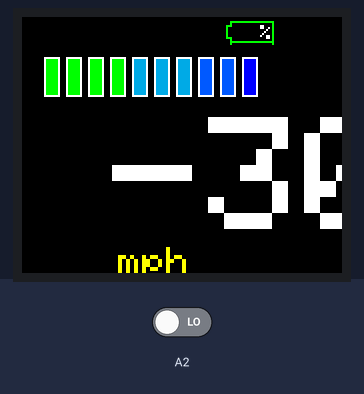
A sketch run on a simulated Arduino Uno, built with avr-gcc and run on an emulated ATmega328P. On the bench: 160×128 colour display. The inputs (shaded band) are chosen by the test bench; at power-on: A2 LOW. EEPROM starts erased; what the sketch prints to the serial monitor is not drawn.

Above: at 0.1 s.

The sketch:

speedometerRxV2.ino.ino
```cpp
#include <EEPROM.h>
#include <TFT.h> // Arduino LCD library
#include <SPI.h>
#include <SoftwareSerial.h>
SoftwareSerial BTserial(3, 4); // RX | TX
// pin defines
#define cs   10
#define dc   8
#define rst  9

TFT tft = TFT(cs, dc, rst);
volatile byte halfRev,revCount;       //  VOLATILE DATA TYPE TO STORE REVOLUTIONS
unsigned long int rpm;  //  DEFINE RPM AND MAXIMUM RPM
unsigned long time;         //  DEFINE TIME TAKEN TO COVER ONE REVOLUTION
int mph = 0;             //  A VARIABLE TO DETERMINE WHETHER THE LCD NEEDS TO BE CLEARED OR NOT
long prevTime = 0;       //  STORE IDLE TIME TO TOGGLE MENU
char mphPrintout[4];
char distPrintout[4];
String mphChar = "";
String distChar = "";
volatile int distance,prevDist=71,finalDist;      //recorded distance
int cruise;
String prevMph = "";
int voltPercent,prevPercent;
long voltage=69;

long readVcc(long voltage)
{ long result; // Read 1.1V reference against AVcc
ADMUX = _BV(REFS0) | _BV(MUX3) | _BV(MUX2) | _BV(MUX1);
delay(2); // Wait for Vref to settle
ADCSRA |= _BV(ADSC); // Convert
while (bit_is_set(ADCSRA,ADSC));
result = ADCL;
result |= ADCH<<8;
result = 1126400L / result; // Back-calculate AVcc in mV return result;
voltage = result;
return voltage;
}
void setup()
{
  pinMode(A2, INPUT);
  BTserial.begin(9600);

  Serial.begin(115200);
  tft.begin();
  tft.background(0, 0, 0); // clear the screen with a black background
  tft.setRotation(4);
  tft.setTextSize(2);
  tft.setCursor(48, 115);
  tft.stroke(255, 255, 0);
  tft.print("mph");
  tft.stroke(0, 255, 0);
  tft.line(105,2,125,2);        //battery icon
  tft.line(105,12,125,12);
  tft.line(125,2,125,13);
  tft.line(104,2,104,4);
  tft.line(104,13,104,11);
  tft.line(102,4,105,4);
  tft.line(102,10,105,10);
  tft.line(102,4,102,10);
  tft.setCursor(119,4);
  tft.setTextSize(1);
  tft.stroke(255,255,255);
  tft.print("%");                 //battery icon
  //prevDistance = EEPROM.read(0);


  halfRev = 0;
  rpm = 0;
  time = 0;
  prevTime = 0;

 // EEPROM.write(0,71);

}
void loop()
{
  //Serial.println(digitalRead(A2));
  while(BTserial.available())
  BTserial.read();
  clearScreen();
  calculateMph();
  //calculateDist();
  setCursor();
  tft.stroke(255, 255, 255);
  tft.setTextSize(8);    //use to be 8
  mphChar=String(mph);
  mphChar.toCharArray(mphPrintout, 4);
  printBars();
  tft.print(mphPrintout);

  //readVcc(voltage);
  //displayVoltage();
  saveData();
  Serial.println(voltage);
  delay(500);
}
void clearScreen()
{
  tft.stroke(0, 0, 0);
  tft.setTextSize(8);
  if (mphChar.length()==2)
  {
    tft.text(mphPrintout, 16, 50);
  }
  else
  {
    tft.text(mphPrintout, 45, 50);
  }
  tft.fill(0,0,0);        //clear battery percentage
  tft.rect(105,3,13,9);
}
void setCursor()
{
  if ( mphChar.length()==2)
  {
    tft.setCursor(16, 50);
  }
  else
  {
    tft.setCursor(45, 50);
  }
}
void displayVoltage()
{
  float anotherFloat = 0.10;                  // arduino measurement is about 90% accurate
  voltage = voltage - anotherFloat;          // and it's 10% more than multimeter reading
  float voltDiff = voltage - 3.00;      // Current voltage - minimum voltage
    if ( voltDiff<1.2)
  {
    voltPercent=99;
    if (voltDiff>=0.94&&voltDiff<=0.96)
    {
      voltPercent=95;
    }
  }
   if ( voltDiff<0.91)
  {
    voltPercent=90;
    if (voltDiff>=0.84&&voltDiff<=0.86)
    {
      voltPercent=85;
    }
  }
   if ( voltDiff<0.81)
  {
    voltPercent=80;
    if (voltDiff>=0.74&&voltDiff<=0.76)
    {
      voltPercent=75;
    }
  }
    if ( voltDiff<0.71)
  {
    voltPercent=70;
     if (voltDiff>=0.64&&voltDiff<=0.66)
    {
      voltPercent=65;
    }
  }
   if ( voltDiff<0.61)
  {
    voltPercent=60;
     if (voltDiff>=0.54&&voltDiff<=0.56)
    {
      voltPercent=55;
    }
  }
  if ( voltDiff<0.51)
  {
    voltPercent=50;
     if (voltDiff>=0.44&&voltDiff<=0.46)
    {
      voltPercent=45;
    }
  }
  if ( voltDiff<0.41)
  {
    voltPercent=40;
     if (voltDiff>=0.34&&voltDiff<=0.36)
    {
      voltPercent=35;
    }
  }
   if ( voltDiff<0.31)
  {
    voltPercent=30;
     if (voltDiff>=0.24&&voltDiff<=0.26)
    {
      voltPercent=25;
    }
  }
  if ( voltDiff<0.21)
  {
    voltPercent=20;
     if (voltDiff>=0.14&&voltDiff<=0.16)
    {
      voltPercent=15;
    }
  }
  if ( voltDiff<0.11)
  {
    voltPercent=10;
     if (voltDiff>=0.04&&voltDiff<=0.06)
    {
      voltPercent=5;
    }
  }
  if ( voltDiff<=0.00)
  {
    voltPercent=0;
  }
  tft.setCursor(106,4);
  tft.setTextSize(1);
  tft.stroke(255,255,255);
  tft.print(voltPercent);
  //Serial.println(voltage);
}
void printBars()
{
  tft.stroke(255,255,255);
  tft.fill(0,255,0);
  tft.rect(11,20,8,20);
  tft.rect(22,20,8,20);
  tft.rect(33,20,8,20);
  tft.rect(44,20,8,20);

  tft.fill(0,170,230);
  tft.rect(55,20,8,20);
  tft.rect(66,20,8,20);
  tft.rect(77,20,8,20);

  tft.fill(0,90,255);
  tft.rect(88,20,8,20);
  tft.rect(99,20,8,20);

  tft.fill(0,0,255);
  tft.rect(110,20,8,20);
}
void coverBars()
{

}
void saveData()  //saves data when bluetooth loses connection
{

  while (digitalRead(A2)==0)     //if bluetooth disconnected, save to EEPROM
  {
   for (int i = 1; i<=158;i++)
   {
    int j = i-1;
    int lim = 127;
    if (distance<=lim*i)
    {
      EEPROM.update(j, distance-(lim*j));
      finalDist = distance-(lim*j)+lim*j;
      prevDist = finalDist;
      Serial.println(finalDist);
      delay(1000);
      break;
    }

   }
  }
}
void calculateDist()
{
  distance = prevDist+(revCount*7.8106359e-5);    //1 halfRev = 125.7 mm or 7.8106359e-5 miles
  tft.stroke(255,255,255);
  tft.setTextSize(2);
  tft.setCursor(20, 130);
  tft.print(finalDist);
}
void calculateMph()
{

  rpm = BTserial.read();

  mph = (60 * 251.2 * (rpm * 6.21371e-7)*2)+1;

}
```
